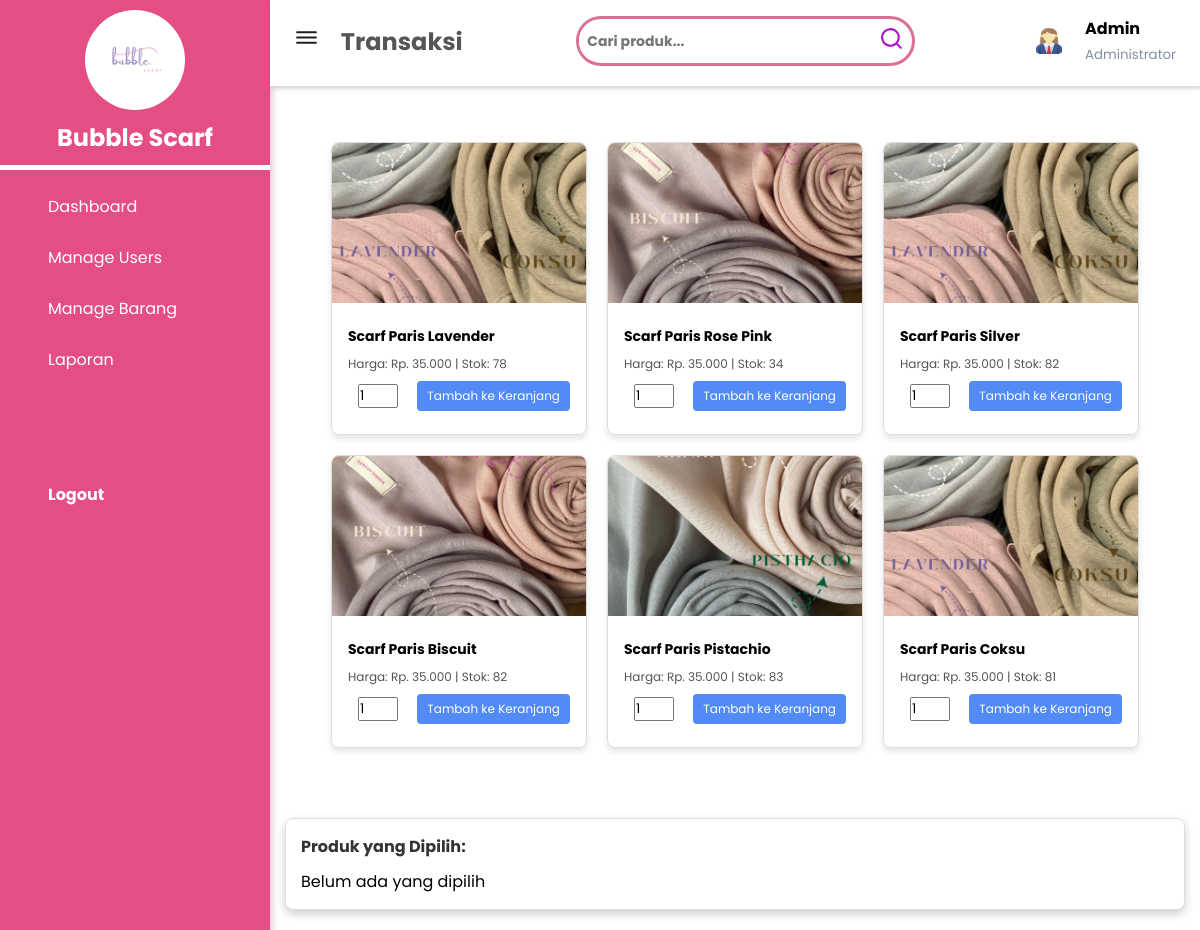
The page /cart.php (signed in) on the database as committed earlier.
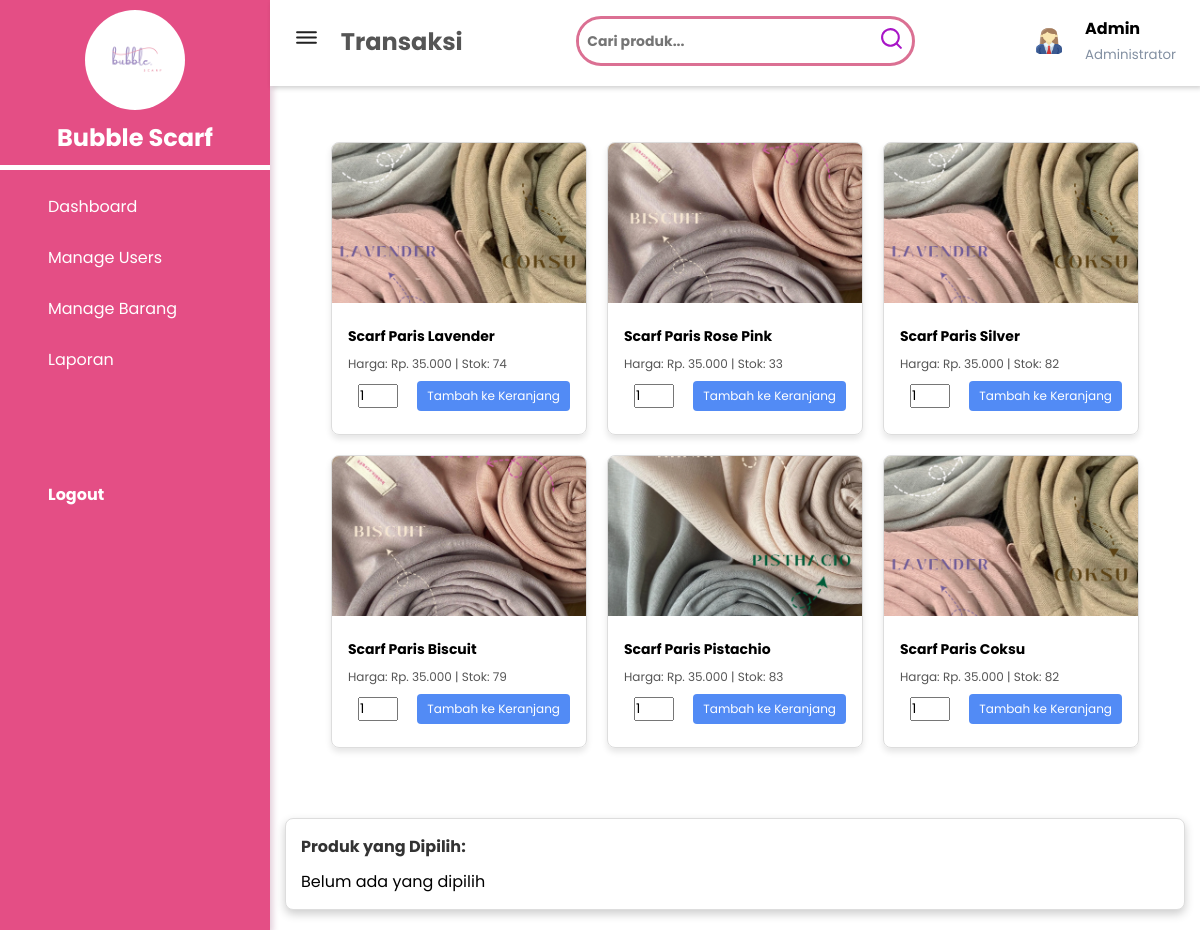
The same page on the database as committed later.
### tables this page shows
CREATE TABLE `produk` (
  `Id_produk` int(11) NOT NULL,
  `nama_produk` varchar(255) NOT NULL,
  `harga` decimal(10,2) NOT NULL,
  `stok` int(11) NOT NULL,
  `foto_produk` varchar(255) NOT NULL
);

### cart.php (the view, shortened to what this page needs)
<?php
include 'sidebar.php';
$audri_username = $_SESSION['username'];
$audri_role = $_SESSION['role'];
$audri_searchKeyword = $_GET['search'] ?? '';
?>
<!DOCTYPE html>
<html lang="en">
<head>
    <link rel="stylesheet" href="https://maxst.icons8.com/vue-static/landings/line-awesome/line-awesome/1.3.0/css/line.css">
    <link rel="stylesheet" href="https://unicons.iconscout.com/release/v4.0.8/css/line.css">
    <link rel="stylesheet" href="cart.css">
</head>
<body>
<header>
        <h2>
            <label id="menu-toggle">
                 <span class="bars"> <img src="asset/bars.svg" width="25px" height="25px"> </span>
            </label>
                 Transaksi
        </h2>
    <form method="GET" action="cart.php" class="search-wrapper">
        <input type="text" name="search" placeholder="Cari produk..." value="<?php echo htmlspecialchars($audri_searchKeyword); ?>" class="search-input">
        <button type="submit" class="search-btn"><i class="uil.search"></i> <img src="asset/search.svg" width="25px" height="25px"  margin-right: 20px;></button>
    </form>
    <?php
    $audri_queryUser = "SELECT foto FROM user WHERE username = '$audri_username'";
    $audri_resultUser = mysqli_query($conn, $audri_queryUser);
    $audri_userData = mysqli_fetch_assoc($audri_resultUser);
    $audri_fotoUser = !empty($audri_userData['foto']) ? 'uploads/users/' . $audri_userData['foto'] : 'img/default.jpg';
    ?>
    <div class="user-wrapper">
        <img src="<?php echo htmlspecialchars($audri_fotoUser); ?>" width="40px" height="30px" alt="User">
        <div>
            <h4><?php echo htmlspecialchars($audri_username); ?></h4>
            <small><?php echo htmlspecialchars($audri_role); ?></small>
        </div>
    </div>
</header>
<?php
$audri_query = "SELECT Id_produk, nama_produk, harga, stok, foto_produk FROM produk";
$audri_result = mysqli_query($conn, $audri_query);
?>
<div class="main-content">
    <main>
        <div class="card-container">
            <?php if (mysqli_num_rows($audri_result) > 0): ?>
                <?php while ($audri_product = mysqli_fetch_assoc($audri_result)): ?>
                    <div class="card" data-id="<?php echo $audri_product['Id_produk']; ?>" data-name="<?php echo $audri_product['nama_produk']; ?>" data-price="<?php echo $audri_product['harga']; ?>" data-stock="<?php echo $audri_product['stok']; ?>">
                        <img src="uploads/produks/<?php echo $audri_product['foto_produk']; ?>" class="card-img-top" alt="<?php echo $audri_product['nama_produk']; ?>">
                        <div class="card-body">
                            <h5 class="card-title"><?php echo $audri_product['nama_produk']; ?></h5>
                            <p class="card-text">Harga: Rp. <?php echo number_format($audri_product['harga'], 0, ',', '.'); ?> | Stok: <?php echo $audri_product['stok']; ?></p>
                            <input type="number" id="quantity-<?php echo $audri_product['Id_produk']; ?>" min="1" value="1" style="width: 40px; margin-bottom: 10px; margin-left: 10px;">
                            <button class="btn-primary" onclick="addToCart(<?php echo $audri_product['Id_produk']; ?>)">Tambah ke Keranjang</button>
                        </div>
                    </div>
                <?php endwhile; ?>
            <?php else: ?>
                <p style="text-align: center; font-weight: bold; margin-top: 20px;">Produk tidak ditemukan.</p>
            <?php endif; ?>
        </div>
        <div class="floating-cart">
            <h4>Produk yang Dipilih:</h4>
            <div id="cart-items" class="selected-products">
                <span id="no-selection-text">Belum ada yang dipilih</span>
            </div>
        </div>
    </main>
</div>
</body>
</html>

Rows that differ between the two databases and show on the page:
changed produk "Scarf Paris Lavender": stok "78" → "74"
changed produk "Scarf Paris Rose Pink": stok "34" → "33"
changed produk "Scarf Paris Biscuit": stok "82" → "79"
changed produk "Scarf Paris Coksu": stok "81" → "82"
